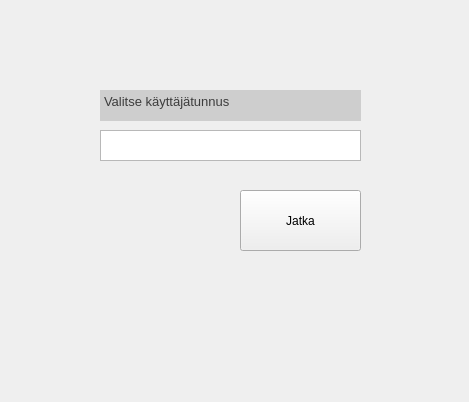
<?xml version="1.0" encoding="UTF-8"?>
<ui version="4.0">
 <class>Form</class>
 <widget class="QWidget" name="Form">
  <property name="geometry">
   <rect>
    <x>0</x>
    <y>0</y>
    <width>469</width>
    <height>402</height>
   </rect>
  </property>
  <property name="windowTitle">
   <string>Form</string>
  </property>
  <property name="styleSheet">
   <string notr="true"/>
  </property>
  <widget class="QPushButton" name="submitBtn">
   <property name="geometry">
    <rect>
     <x>240</x>
     <y>190</y>
     <width>121</width>
     <height>61</height>
    </rect>
   </property>
   <property name="text">
    <string>Jatka</string>
   </property>
  </widget>
  <widget class="QTextEdit" name="helpField">
   <property name="geometry">
    <rect>
     <x>100</x>
     <y>90</y>
     <width>261</width>
     <height>31</height>
    </rect>
   </property>
   <property name="styleSheet">
    <string notr="true">background-color: rgb(206, 206, 206);</string>
   </property>
   <property name="frameShape">
    <enum>QFrame::NoFrame</enum>
   </property>
   <property name="frameShadow">
    <enum>QFrame::Sunken</enum>
   </property>
   <property name="readOnly">
    <bool>true</bool>
   </property>
   <property name="html">
    <string>&lt;!DOCTYPE HTML PUBLIC &quot;-//W3C//DTD HTML 4.0//EN&quot; &quot;http://www.w3.org/TR/REC-html40/strict.dtd&quot;&gt;
&lt;html&gt;&lt;head&gt;&lt;meta name=&quot;qrichtext&quot; content=&quot;1&quot; /&gt;&lt;style type=&quot;text/css&quot;&gt;
p, li { white-space: pre-wrap; }
&lt;/style&gt;&lt;/head&gt;&lt;body style=&quot; font-family:'Droid Sans'; font-size:10pt; font-weight:400; font-style:normal;&quot;&gt;
&lt;p style=&quot; margin-top:0px; margin-bottom:0px; margin-left:0px; margin-right:0px; -qt-block-indent:0; text-indent:0px;&quot;&gt;&lt;span style=&quot; color:#3c3c3c;&quot;&gt;Valitse käyttäjätunnus&lt;/span&gt;&lt;/p&gt;&lt;/body&gt;&lt;/html&gt;</string>
   </property>
  </widget>
  <widget class="QTextEdit" name="nameField">
   <property name="geometry">
    <rect>
     <x>100</x>
     <y>130</y>
     <width>261</width>
     <height>31</height>
    </rect>
   </property>
   <property name="frameShadow">
    <enum>QFrame::Sunken</enum>
   </property>
  </widget>
 </widget>
 <resources/>
 <connections>
  <connection>
   <sender>submitBtn</sender>
   <signal>clicked()</signal>
   <receiver>Form</receiver>
   <slot>submitName()</slot>
   <hints>
    <hint type="sourcelabel">
     <x>317</x>
     <y>211</y>
    </hint>
    <hint type="destinationlabel">
     <x>172</x>
     <y>242</y>
    </hint>
   </hints>
  </connection>
 </connections>
 <slots>
  <slot>newUserPics()</slot>
  <slot>submitName()</slot>
 </slots>
</ui>
